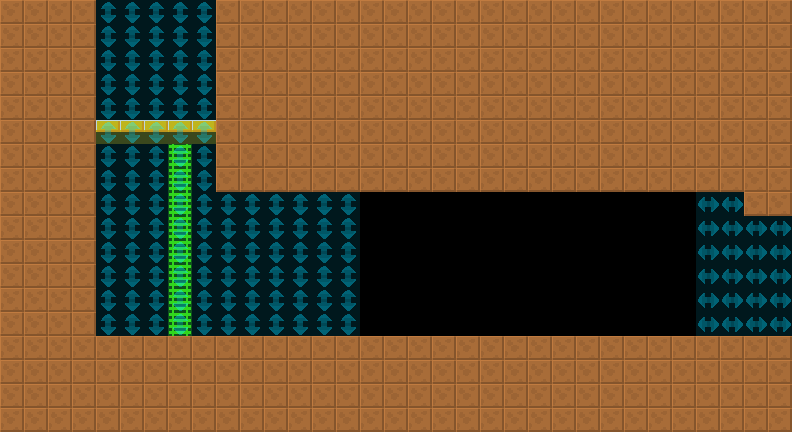

Rendered tile map (Tiled .tmx) drawn with the repository's tilesets; below, a short description and the map source with its tile grids summarised:
An orthogonal 33x18 tile map with 24x24 px tiles, 2 tile layers (col, lnk), 2 tilesets and 3 objects (2x Door, SpecialEquipment).

<map version="1.4" tiledversion="1.4.2" orientation="orthogonal" renderorder="right-down" width="33" height="18" tilewidth="24" tileheight="24" infinite="0" nextlayerid="4" nextobjectid="8">
 <tileset firstgid="6" source="../../lnk.tsx" />
 <tileset firstgid="1" source="../../col.tsx" />
 <layer id="1" name="col" width="33" height="18">
  <data>[594 cells, 395 non-empty, 3 distinct tile ids]</data>
 </layer>
 <layer id="2" name="lnk" width="33" height="18" opacity="0.5">
  <data>[594 cells, 128 non-empty, 2 distinct tile ids]</data>
 </layer>
 <objectgroup id="3" name="markers" opacity="0.5">
  <object id="1" name="SpecialEquipment" type="SpecialEquipment" x="360" y="192" width="336" height="144">
   <properties>
    <property name="yr" value="0" />
    <property name="xr" value="0" />
   </properties>
  </object>
  <object id="2" name="Door" type="Door" x="288" y="312" width="24" height="24">
   <properties>
    <property name="yr" value="0" />
    <property name="xr" value="0" />
   </properties>
  </object>
  <object id="3" name="Door" type="Door" x="744" y="312" width="24" height="24">
   <properties>
    <property name="yr" value="0" />
    <property name="xr" value="0" />
   </properties>
  </object>
 </objectgroup>
</map>
